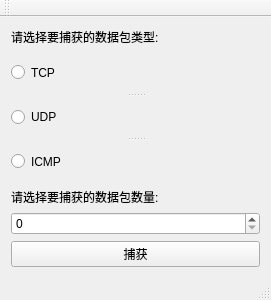
<?xml version="1.0" encoding="UTF-8"?>
<ui version="4.0">
 <class>MainWindow</class>
 <widget class="QMainWindow" name="MainWindow">
  <property name="geometry">
   <rect>
    <x>0</x>
    <y>0</y>
    <width>271</width>
    <height>300</height>
   </rect>
  </property>
  <property name="windowTitle">
   <string>MainWindow</string>
  </property>
  <widget class="QWidget" name="centralWidget">
   <layout class="QVBoxLayout" name="verticalLayout">
    <item>
     <widget class="QLabel" name="label">
      <property name="text">
       <string>请选择要捕获的数据包类型:</string>
      </property>
     </widget>
    </item>
    <item>
     <widget class="QSplitter" name="splitter">
      <property name="orientation">
       <enum>Qt::Vertical</enum>
      </property>
      <widget class="QRadioButton" name="radioButton">
       <property name="text">
        <string>TCP</string>
       </property>
      </widget>
      <widget class="QRadioButton" name="radioButton_2">
       <property name="text">
        <string>UDP</string>
       </property>
      </widget>
      <widget class="QRadioButton" name="radioButton_3">
       <property name="text">
        <string>ICMP</string>
       </property>
      </widget>
     </widget>
    </item>
    <item>
     <widget class="QLabel" name="label_2">
      <property name="text">
       <string>请选择要捕获的数据包数量:</string>
      </property>
     </widget>
    </item>
    <item>
     <widget class="QSpinBox" name="spinBox"/>
    </item>
    <item>
     <widget class="QPushButton" name="pushButton">
      <property name="text">
       <string>捕获</string>
      </property>
     </widget>
    </item>
   </layout>
  </widget>
  <widget class="QMenuBar" name="menuBar">
   <property name="geometry">
    <rect>
     <x>0</x>
     <y>0</y>
     <width>271</width>
     <height>28</height>
    </rect>
   </property>
  </widget>
  <widget class="QToolBar" name="mainToolBar">
   <attribute name="toolBarArea">
    <enum>TopToolBarArea</enum>
   </attribute>
   <attribute name="toolBarBreak">
    <bool>false</bool>
   </attribute>
  </widget>
  <widget class="QStatusBar" name="statusBar"/>
 </widget>
 <layoutdefault spacing="6" margin="11"/>
 <tabstops>
  <tabstop>radioButton</tabstop>
  <tabstop>radioButton_2</tabstop>
  <tabstop>radioButton_3</tabstop>
  <tabstop>spinBox</tabstop>
  <tabstop>pushButton</tabstop>
 </tabstops>
 <resources/>
 <connections/>
</ui>
